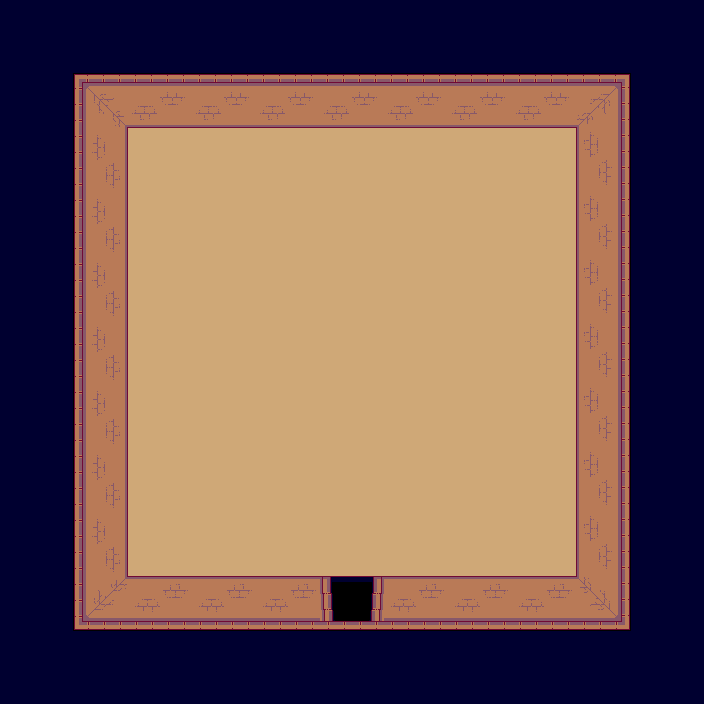

A level layout from a 2D game, rendered from its tile map. Below: a short description, then the map file with its tile-grid data intact:
An orthogonal 11x11 tile map with 64x64 px tiles, 2 tile layers (background, collision) and 2 objects (hero, door).

<map version="1.0" tiledversion="1.0.3" orientation="orthogonal" renderorder="right-down" width="11" height="11" tilewidth="64" tileheight="64" nextobjectid="3">
 <tileset firstgid="1" name="tileset" tilewidth="64" tileheight="64" tilecount="16" columns="4">
  <image source="../images/tileset.png" width="256" height="256" />
 </tileset>
 <layer name="background" width="11" height="11">
  <data>
   <tile gid="0" />
   <tile gid="0" />
   <tile gid="0" />
   <tile gid="0" />
   <tile gid="0" />
   <tile gid="0" />
   <tile gid="0" />
   <tile gid="0" />
   <tile gid="0" />
   <tile gid="0" />
   <tile gid="0" />
   <tile gid="0" />
   <tile gid="0" />
   <tile gid="0" />
   <tile gid="0" />
   <tile gid="0" />
   <tile gid="0" />
   <tile gid="0" />
   <tile gid="0" />
   <tile gid="0" />
   <tile gid="0" />
   <tile gid="0" />
   <tile gid="0" />
   <tile gid="0" />
   <tile gid="6" />
   <tile gid="6" />
   <tile gid="6" />
   <tile gid="6" />
   <tile gid="6" />
   <tile gid="6" />
   <tile gid="6" />
   <tile gid="0" />
   <tile gid="0" />
   <tile gid="0" />
   <tile gid="0" />
   <tile gid="6" />
   <tile gid="6" />
   <tile gid="6" />
   <tile gid="6" />
   <tile gid="6" />
   <tile gid="6" />
   <tile gid="6" />
   <tile gid="0" />
   <tile gid="0" />
   <tile gid="0" />
   <tile gid="0" />
   <tile gid="6" />
   <tile gid="6" />
   <tile gid="6" />
   <tile gid="6" />
   <tile gid="6" />
   <tile gid="6" />
   <tile gid="6" />
   <tile gid="0" />
   <tile gid="0" />
   <tile gid="0" />
   <tile gid="0" />
   <tile gid="6" />
   <tile gid="6" />
   <tile gid="6" />
   <tile gid="6" />
   <tile gid="6" />
   <tile gid="6" />
   <tile gid="6" />
   <tile gid="0" />
   <tile gid="0" />
   <tile gid="0" />
   <tile gid="0" />
   <tile gid="6" />
   <tile gid="6" />
   <tile gid="6" />
   <tile gid="6" />
   <tile gid="6" />
   <tile gid="6" />
   <tile gid="6" />
   <tile gid="0" />
   <tile gid="0" />
   <tile gid="0" />
   <tile gid="0" />
   <tile gid="6" />
   <tile gid="6" />
   <tile gid="6" />
   <tile gid="6" />
   <tile gid="6" />
   <tile gid="6" />
   <tile gid="6" />
   <tile gid="0" />
   <tile gid="0" />
   <tile gid="0" />
   <tile gid="0" />
   <tile gid="6" />
   <tile gid="6" />
   <tile gid="6" />
   <tile gid="6" />
   <tile gid="6" />
   <tile gid="6" />
   <tile gid="6" />
   <tile gid="0" />
   <tile gid="0" />
   <tile gid="0" />
   <tile gid="0" />
   <tile gid="0" />
   <tile gid="0" />
   <tile gid="0" />
   <tile gid="14" />
   <tile gid="0" />
   <tile gid="0" />
   <tile gid="0" />
   <tile gid="0" />
   <tile gid="0" />
   <tile gid="0" />
   <tile gid="0" />
   <tile gid="0" />
   <tile gid="0" />
   <tile gid="0" />
   <tile gid="0" />
   <tile gid="0" />
   <tile gid="0" />
   <tile gid="0" />
   <tile gid="0" />
   <tile gid="0" />
  </data>
 </layer>
 <layer name="collision" width="11" height="11">
  <properties>
   <property name="collision" value="true" />
  </properties>
  <data>
   <tile gid="4" />
   <tile gid="4" />
   <tile gid="4" />
   <tile gid="4" />
   <tile gid="4" />
   <tile gid="4" />
   <tile gid="4" />
   <tile gid="4" />
   <tile gid="4" />
   <tile gid="4" />
   <tile gid="4" />
   <tile gid="4" />
   <tile gid="1" />
   <tile gid="2" />
   <tile gid="2" />
   <tile gid="2" />
   <tile gid="2" />
   <tile gid="2" />
   <tile gid="2" />
   <tile gid="2" />
   <tile gid="3" />
   <tile gid="4" />
   <tile gid="4" />
   <tile gid="5" />
   <tile gid="0" />
   <tile gid="0" />
   <tile gid="0" />
   <tile gid="0" />
   <tile gid="0" />
   <tile gid="0" />
   <tile gid="0" />
   <tile gid="7" />
   <tile gid="4" />
   <tile gid="4" />
   <tile gid="5" />
   <tile gid="0" />
   <tile gid="0" />
   <tile gid="0" />
   <tile gid="0" />
   <tile gid="0" />
   <tile gid="0" />
   <tile gid="0" />
   <tile gid="7" />
   <tile gid="4" />
   <tile gid="4" />
   <tile gid="5" />
   <tile gid="0" />
   <tile gid="0" />
   <tile gid="0" />
   <tile gid="0" />
   <tile gid="0" />
   <tile gid="0" />
   <tile gid="0" />
   <tile gid="7" />
   <tile gid="4" />
   <tile gid="4" />
   <tile gid="5" />
   <tile gid="0" />
   <tile gid="0" />
   <tile gid="0" />
   <tile gid="0" />
   <tile gid="0" />
   <tile gid="0" />
   <tile gid="0" />
   <tile gid="7" />
   <tile gid="4" />
   <tile gid="4" />
   <tile gid="5" />
   <tile gid="0" />
   <tile gid="0" />
   <tile gid="0" />
   <tile gid="0" />
   <tile gid="0" />
   <tile gid="0" />
   <tile gid="0" />
   <tile gid="7" />
   <tile gid="4" />
   <tile gid="4" />
   <tile gid="5" />
   <tile gid="0" />
   <tile gid="0" />
   <tile gid="0" />
   <tile gid="0" />
   <tile gid="0" />
   <tile gid="0" />
   <tile gid="0" />
   <tile gid="7" />
   <tile gid="4" />
   <tile gid="4" />
   <tile gid="5" />
   <tile gid="0" />
   <tile gid="0" />
   <tile gid="0" />
   <tile gid="0" />
   <tile gid="0" />
   <tile gid="0" />
   <tile gid="0" />
   <tile gid="7" />
   <tile gid="4" />
   <tile gid="4" />
   <tile gid="9" />
   <tile gid="10" />
   <tile gid="10" />
   <tile gid="10" />
   <tile gid="0" />
   <tile gid="10" />
   <tile gid="10" />
   <tile gid="10" />
   <tile gid="11" />
   <tile gid="4" />
   <tile gid="4" />
   <tile gid="4" />
   <tile gid="4" />
   <tile gid="4" />
   <tile gid="4" />
   <tile gid="4" />
   <tile gid="4" />
   <tile gid="4" />
   <tile gid="4" />
   <tile gid="4" />
   <tile gid="4" />
  </data>
 </layer>
 <objectgroup name="objects">
  <object id="1" name="hero" type="hero" x="333" y="331" width="40" height="40">
   <properties>
    <property name="group" value="heroes" />
    <property name="texture" value="hero_spritesheet" />
    <property name="walking_speed" value="150" />
   </properties>
  </object>
  <object id="2" name="door_S" type="door" x="320" y="575" width="64" height="64">
   <properties>
    <property name="direction" value="S" />
    <property name="group" value="doors" />
    <property name="texture" value="" />
   </properties>
  </object>
 </objectgroup>
</map>